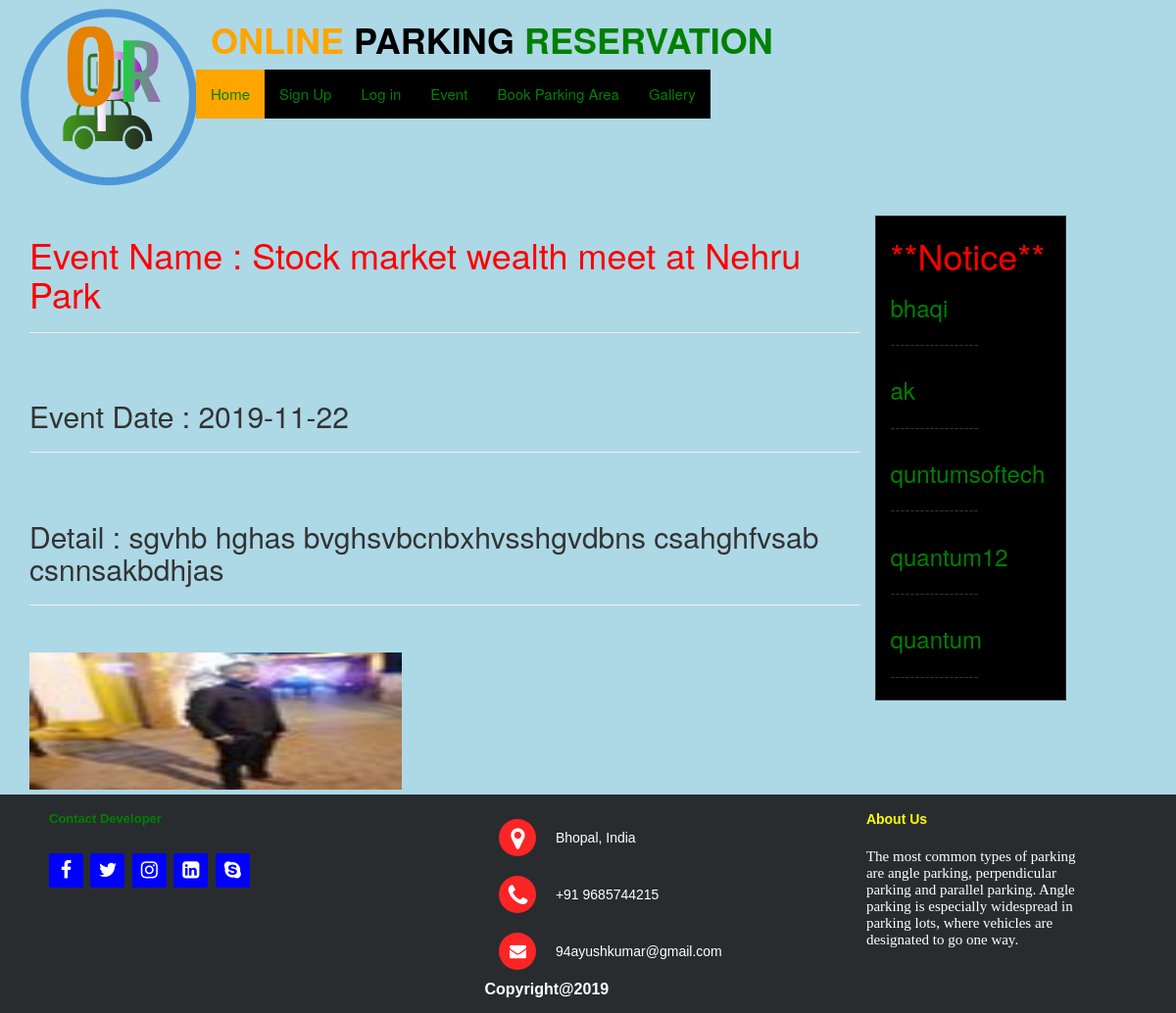
Page /event_detial.php?id=23 on the committed database.
### tables this page shows
CREATE TABLE `event` (
  `id` int(11) NOT NULL,
  `event_title` varchar(200) NOT NULL,
  `event_date` date NOT NULL,
  `event_image` varchar(255) NOT NULL,
  `event_detail` varchar(200) NOT NULL
);

CREATE TABLE `notice` (
  `id` int(20) NOT NULL,
  `notice_title` varchar(200) NOT NULL,
  `notice_detail` varchar(200) NOT NULL
);

CREATE TABLE `about` (
  `id` int(20) NOT NULL,
  `about` varchar(2000) NOT NULL
);

### functions.php (called while the page is built, shortened)
<?php
include 'connection.php';
function getNotice(){
	global $con;
	$query="SELECT *FROM `notice` ORDER BY id DESC LIMIT 0,5 ";
	$results = mysqli_query($con,$query);
	return $results;
}
?>

### about_function.php (called while the page is built)
<?php
include'connection.php';
function getabout(){
	global $con;
	$query="SELECT * FROM `about` ORDER BY id DESC LIMIT 0,5";
	$results = mysqli_query($con,$query);
	return $results;
}
?>

### event_detial.php (the view, shortened to what this page needs)
<?php
include 'connection.php';
include 'functions.php';
 $id = $_GET['id'];
 $query="SELECT * FROM `event` WHERE `id` = '".$id."'";
 $results = mysqli_query($con,$query);
while($row = $results->fetch_assoc()) {
    $title = $row['event_title'];
    $date = $row['event_date'];
    $detail = $row['event_detail'];
}
include "header.php";
?>
     <form method="POST" action="upload.php">
<div class="container">
     <div class="row">
      <div class="col-sm-9">
    <h1>Event Name : <?php echo $title;?></h1>
    <hr><br><h2>Event Date  :   <?php echo $date;?></h2>
    <hr><br><h2>Detail      : <?php echo $detail;?></h2>
  <hr><br>
  <?php
    $query = "SELECT * FROM `event` where id = '".$id."'";
    $results = mysqli_query($con,$query);
    while($row = $results->fetch_assoc()) {
     echo "<div id='img_div'>";
      echo "<img src='images/".$row['event_image']."'  width='380' height='140' >";
     echo "</div>";
    }
  ?>
</div>
<div>
<div class="col-sm-2" style="border: 1px solid; background-color:black;">
  <h1>**Notice**</h1>
  <?php
    $noticeData = getNotice();
  ?>
   <marquee direction="up" scrollamount="15"  direction="up" scrollamount="5" onmouseover="this.stop();" onmouseout="this.start();">
    <?php while($row = $noticeData->fetch_assoc()) { ?>
      <h3><p>
        <a href="notice_detail.php?id=<?php echo $row['id'];?>">
       <?php echo $row['notice_title'];?>
       </a>
     </p></h3>
      <p> ------------------ </p>
 <?php   }   ?>
    </marquee>
</div>
</div>
</div>
</div></form>
<?php
 include "footer.php";
?>

### header.php (shortened to what this page needs)
<!DOCTYPE html>
<html>
<head>
	 <link rel="stylesheet" href="https://maxcdn.bootstrapcdn.com/bootstrap/3.4.0/css/bootstrap.min.css">
</head>
<div>
          <div class="col-sm-2">
            <img src="images/logo.png" style="width:5px height:5px">
					</div>
               <div class="col-sm-9" style="width:5px height:5px">
                       <marquee>
                            <h1> <a class="logo" href="index.php" style="color:orange"><b>ONLINE</b></a>
                            <a class="logo" href="index.php" style="color:black"><b>PARKING</b></a>
              <a class="logo" href="index.php" style="color:green"><b>RESERVATION</b></a></h1>
                        </marquee>
                      </div>
                    </div>
<nav class="navbar">
  <div class="container-fluid">
    <ul class="nav navbar-nav navbar-left">
     <li><a href="index.php" style="background-color:orange;">Home</a></li>
	   <li><a href="register.php" style="background-color:black;">Sign Up</a></li>
	  <li><a href="login.php" style="background-color:black;">Log in</a></li>
    <li><a href="event_list.php" style="background-color:black;">Event</a></li>
    <li><a href="parking_list.php" style="background-color:black;">Book Parking Area</a></li>
    <li><a href="gallery.php" style="background-color:black;">Gallery</a></li>
</ul>
  </div>
</nav>

### footer.php (shortened to what this page needs)
<?php
include "about_function.php";
?>
<!DOCTYPE html>
<html>
<head>
  <link rel="stylesheet" href="https://cdnjs.cloudflare.com/ajax/libs/font-awesome/4.7.0/css/font-awesome.min.css">
</head>
<body>
<footer class="footer-distributed">
      <div class="footer-left">
 <p class="footer-company-about">
  <b><a href="developer.php" id="">Contact Developer</a>
        <div class="footer-icons">
          <a href=" https://www.facebook.com/talk2ayush"><i class="fa fa-facebook"></i></a>
          <a href="#"><i class="fa fa-twitter"></i></a>
          <a href="https://www.instagram.com/mr_ayush_verma/"><i class="fa fa-instagram"></i></a>
<a href="https://www.linkedin.com/in/ayush-kumar-8bb9aa17b/" target="_blank"><i class="fa fa-linkedin-square"></i></a>
         <a href="https://web.skype.com/" class="fa fa-skype"></a>
        </div>
      </div>
      <div class="footer-center">
        <div>
          <i class="fa fa-map-marker"></i>
          <p><span> Bhopal, India</span></p>
        </div>
        <div>
          <i class="fa fa-phone"></i>
          <p><span>+91 9685744215</span></p>
        </div>
        <div>
          <i class="fa fa-envelope"></i>
          <p><span>94ayushkumar@gmail.com</span></p>
        </div>
<div>
  <p><strong>Copyright@2019</strong></p>
</div>
      </div>
      <div class="footer-right">
        <p class="footer-company-about">
        <span>About Us </span>
<?php
    $aboutData = getabout();
  ?>
    <?php while($row = $aboutData->fetch_assoc()) { ?>
      <h3>
          <?php echo $row['about'];?>
     </h3>
 <?php   }   ?>
      </div>
    </footer>
</body>
</html>

### header.php (style rules this page uses)
.navbar ul li a { border: none; outline: none; padding: 10px, 10px; background-color:yellow; cursor: pointer; }
body { font-size: 15px; line-height: 1.88571; background-color:lightblue; padding: 10px, 10px; }

### event_detial.php (style rules this page uses)
h1 { color:red; }
a { color:green; }

### footer.php (style rules this page uses)
.footer-distributed { background-color: #292c2f; box-shadow: 0 1px 1px 0 rgba(0, 0, 0, 0.12); box-sizing: border-box; width: 100%; text-align: left; font: bold 16px sans-serif; padding: 15px 50px; margin-top: 5px; }
.footer-distributed .footer-left, .footer-distributed .footer-center, .footer-distributed .footer-right { display: inline-block; vertical-align: top; }
.footer-distributed .footer-left { width: 40%; }
.footer-distributed h3 { color: #ffffff; font: normal 15px 'Cookie', cursive; margin: 0; }
.footer-distributed .footer-center { width: 35%; }
.footer-distributed .footer-center i { background-color: #fb2525; color: #ffffff; font-size: 25px; width: 38px; height: 38px; border-radius: 50%; text-align: center; line-height: 42px; margin: 10px 15px; vertical-align: middle; }
.footer-distributed .footer-center i.fa-envelope { font-size: 17px; line-height: 38px; }
.footer-distributed .footer-center p { display: inline-block; color: #ffffff; vertical-align: middle; margin:0; }
.footer-distributed .footer-center p span { display:block; font-weight: normal; font-size:14px; line-height:2; }
.footer-distributed .footer-right { width: 20%; }
.footer-distributed .footer-company-about { line-height: 20px; color: white; font-size: 13px; font-weight: normal; margin: 0; }
.footer-distributed .footer-company-about span { display: block; color: yellow; font-size: 14px; font-weight: bold; margin-bottom: 20px; }
.footer-distributed .footer-icons { margin-top: 25px; }
.footer-distributed .footer-icons a { display: inline-block; width: 35px; height: 35px; cursor: pointer; background-color: blue; border-radius: 2px; font-size: 20px; color: #ffffff; text-align: center; line-height: 35px; margin-right: 3px; margin-bottom: 5px; }

### rows in the picture
event: event_title "Stock market wealth meet at Nehru Park", event_date "2019-11-22", event_detail "sgvhb hghas bvghsvbcnbxhvsshgvdbns csahghfvsab csnnsakbdhjas", event_image (picture)
notice: notice_title "bhaqi"
notice: notice_title "ak"
notice: notice_title "quntumsoftech"
notice: notice_title "quantum12"
notice: notice_title "quantum"
about: about "The most common types of parking are angle parking, perpendicular parking and parallel parking. Angle parking is especially widespread in parking lots, where vehicles are designated to go one way."
